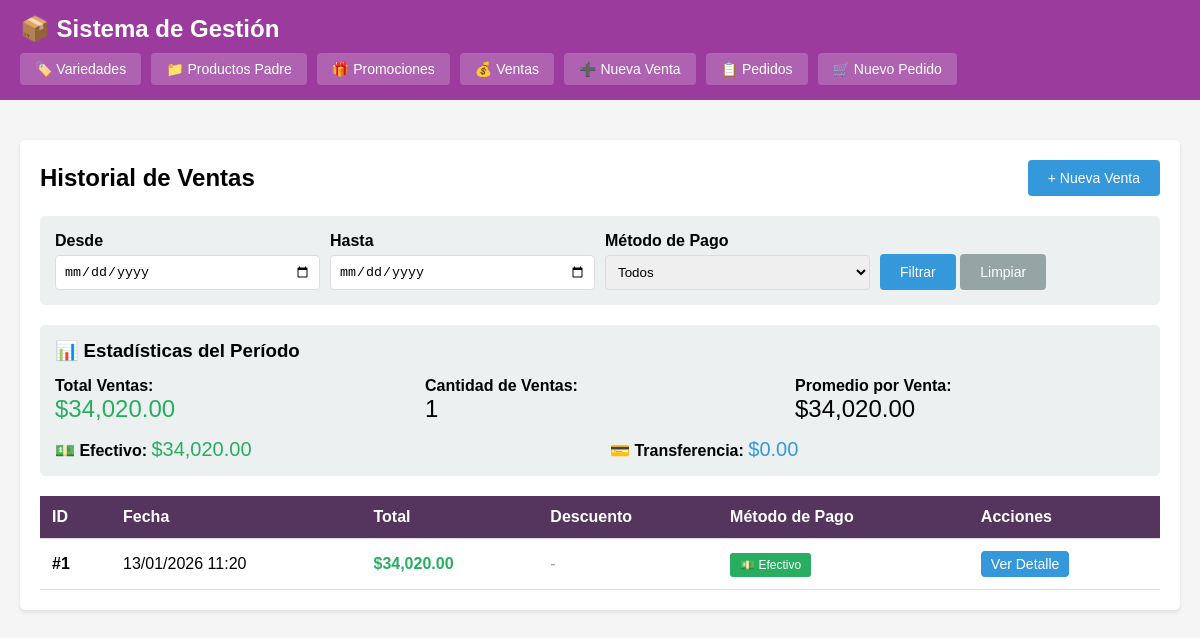
Page /index.php?c=venta&a=index on the earlier database version.
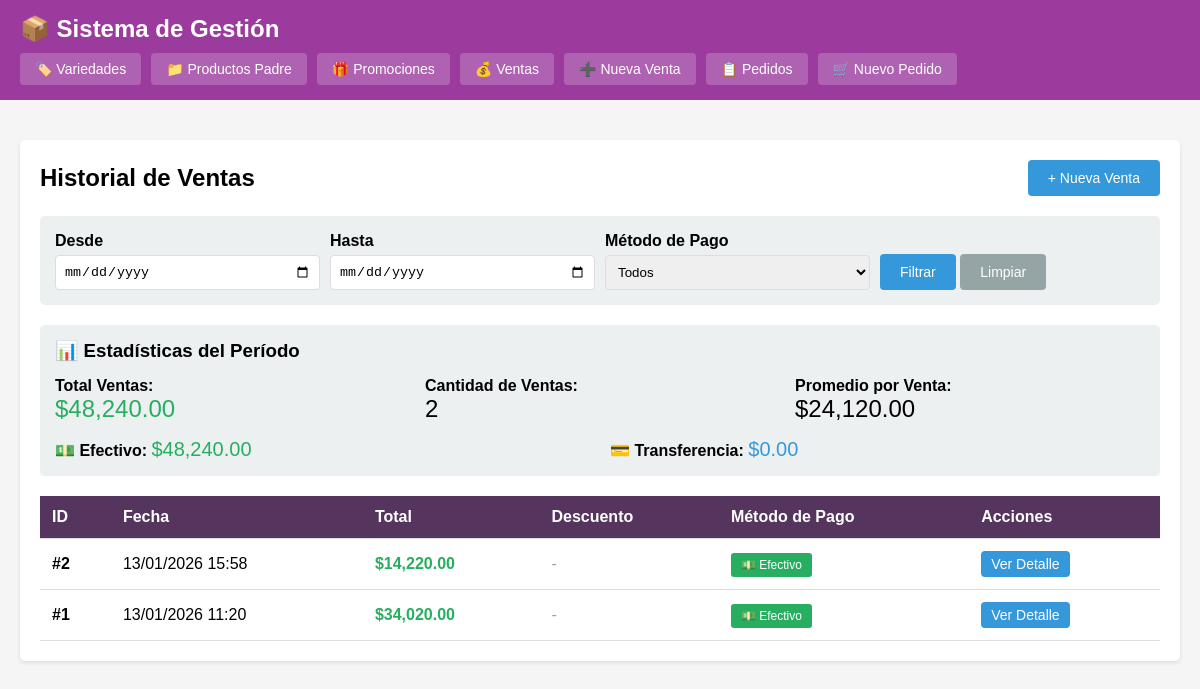
Same page on the later database version.
### tables this page shows
CREATE TABLE ventas (
            id INTEGER PRIMARY KEY AUTOINCREMENT,
            total DECIMAL(10,2) NOT NULL,
            metodo_pago VARCHAR(20) NOT NULL,
            descuento_aplicado DECIMAL(10,2) DEFAULT 0,
            fecha DATETIME DEFAULT CURRENT_TIMESTAMP
        );

### controllers/VentaController.php (called while the page is built, shortened)
<?php
class VentaController {
    private $ventaModel;
    public function __construct() {
        $this->ventaModel = new Venta();
    }
    public function index() {
        $filtros = [];
        $ventas = $this->ventaModel->getAll($filtros);
        $total_ventas = $this->ventaModel->getTotalVentas($filtros);
        $estadisticas = $this->ventaModel->getEstadisticas(
            $filtros['fecha_desde'] ?? null,
            $filtros['fecha_hasta'] ?? null
        );
        $this->render('ventas/index', [
            'ventas' => $ventas,
            'total_ventas' => $total_ventas,
            'estadisticas' => $estadisticas,
            'filtros' => $filtros
        ]);
    }
    private function render($view, $data = []) {
        extract($data);
        require BASE_PATH . '/views/' . $view . '.php';
        $content = ob_get_clean();
        require BASE_PATH . '/views/layout.php';
    }
}
?>

### config/database.php (called while the page is built, shortened)
<?php
class Database {
    private static $instance = null;
    private $conn;
    private function __construct() {
        try {
            $this->conn = new PDO('sqlite:' . DB_PATH);
            $this->conn->setAttribute(PDO::ATTR_ERRMODE, PDO::ERRMODE_EXCEPTION);
            $this->conn->setAttribute(PDO::ATTR_DEFAULT_FETCH_MODE, PDO::FETCH_ASSOC);
        } catch(PDOException $e) {
            die("Error de conexión: " . $e->getMessage());
        }
    }
    public static function getInstance() {
        if (self::$instance === null) {
            self::$instance = new self();
        }
        return self::$instance;
    }
    public function getConnection() {
        return $this->conn;
    }
}
?>

### models/Venta.php (called while the page is built, shortened)
<?php
class Venta {
    private $db;
    public function __construct() {
        $this->db = Database::getInstance()->getConnection();
    }
    public function getAll($filtros = []) {
        $sql = "SELECT * FROM ventas WHERE 1=1";
        $params = [];
        $sql .= " ORDER BY fecha DESC";
        $stmt = $this->db->prepare($sql);
        $stmt->execute($params);
        return $stmt->fetchAll();
    }
    public function getEstadisticas($fecha_desde = null, $fecha_hasta = null) {
        $sql = "SELECT
                COUNT(*) as total_ventas,
                SUM(total) as total_vendido,
                AVG(total) as promedio_venta,
                SUM(CASE WHEN metodo_pago = 'efectivo' THEN total ELSE 0 END) as total_efectivo,
                SUM(CASE WHEN metodo_pago = 'transferencia' THEN total ELSE 0 END) as total_transferencia
                FROM ventas WHERE 1=1";
        $params = [];
        $stmt = $this->db->prepare($sql);
        $stmt->execute($params);
        return $stmt->fetch();
    }
}
?>

### views/ventas/index.php (the view, shortened to what this page needs)
<div style="display: flex; justify-content: space-between; align-items: center; margin-bottom: 20px;">
    <h2>Historial de Ventas</h2>
    <a href="index.php?c=venta&a=nueva" class="btn btn-primary">+ Nueva Venta</a>
</div>
<div class="filtros">
    <form method="GET" action="index.php">
        <div class="form-group">
            <label for="fecha_desde">Desde</label>
            <input type="date" id="fecha_desde" name="fecha_desde" value="<?= $filtros['fecha_desde'] ?? '' ?>">
        </div>
        <div class="form-group">
            <label for="fecha_hasta">Hasta</label>
            <input type="date" id="fecha_hasta" name="fecha_hasta" value="<?= $filtros['fecha_hasta'] ?? '' ?>">
        </div>
        <div class="form-group">
            <label for="metodo_pago">Método de Pago</label>
            <select id="metodo_pago" name="metodo_pago">
                <option value="">Todos</option>
            </select>
        </div>
        <div class="form-group">
            <label>&nbsp;</label>
            <button type="submit" class="btn btn-primary">Filtrar</button>
            <a href="index.php?c=venta&a=index" class="btn btn-secondary">Limpiar</a>
        </div>
    </form>
</div>
<?php if (!empty($estadisticas)): ?>
<div class="card" style="margin-bottom: 20px;">
    <h3 style="margin-bottom: 15px;">📊 Estadísticas del Período</h3>
    <div class="grid-3">
        <div>
            <strong>Total Ventas:</strong><br>
            <span style="font-size: 24px; color: #27ae60;">$<?= number_format($estadisticas['total_vendido'] ?? 0, 2) ?></span>
        </div>
        <div>
            <strong>Cantidad de Ventas:</strong><br>
            <span style="font-size: 24px;"><?= $estadisticas['total_ventas'] ?? 0 ?></span>
        </div>
        <div>
            <strong>Promedio por Venta:</strong><br>
            <span style="font-size: 24px;">$<?= number_format($estadisticas['promedio_venta'] ?? 0, 2) ?></span>
        </div>
    </div>
    <div class="grid-2" style="margin-top: 15px;">
        <div>
            <strong>💵 Efectivo:</strong>
            <span style="font-size: 20px; color: #27ae60;">$<?= number_format($estadisticas['total_efectivo'] ?? 0, 2) ?></span>
        </div>
        <div>
            <strong>💳 Transferencia:</strong>
            <span style="font-size: 20px; color: #3498db;">$<?= number_format($estadisticas['total_transferencia'] ?? 0, 2) ?></span>
        </div>
    </div>
</div>
<?php endif; ?>
<?php if (empty($ventas)): ?>
    <p>No hay ventas registradas con los filtros aplicados.</p>
<?php else: ?>
    <table>
        <thead>
            <tr>
                <th>ID</th>
                <th>Fecha</th>
                <th>Total</th>
                <th>Descuento</th>
                <th>Método de Pago</th>
                <th>Acciones</th>
            </tr>
        </thead>
        <tbody>
            <?php foreach ($ventas as $venta): ?>
                <tr>
                    <td><strong>#<?= $venta['id'] ?></strong></td>
                    <td><?= date('d/m/Y H:i', strtotime($venta['fecha'])) ?></td>
                    <td><strong style="color: #27ae60;">$<?= number_format($venta['total'], 2) ?></strong></td>
                    <td>
                        <?php if ($venta['descuento_aplicado'] > 0): ?>
                            <span style="color: #e74c3c;">-$<?= number_format($venta['descuento_aplicado'], 2) ?></span>
                        <?php else: ?>
                            <span style="color: #95a5a6;">-</span>
                        <?php endif; ?>
                    </td>
                    <td>
                        <?php if ($venta['metodo_pago'] == 'efectivo'): ?>
                            <span class="badge" style="background: #27ae60;">💵 Efectivo</span>
                        <?php else: ?>
                            <span class="badge" style="background: #3498db;">💳 Transferencia</span>
                        <?php endif; ?>
                    </td>
                    <td>
                        <a href="index.php?c=venta&a=detalle&id=<?= $venta['id'] ?>" class="btn btn-primary" style="padding: 5px 10px;">Ver Detalle</a>
                    </td>
                </tr>
            <?php endforeach; ?>
        </tbody>
    </table>
<?php endif; ?>

### index.php (shortened to what this page needs)
<?php
spl_autoload_register(function ($class) {
    $paths = [
        BASE_PATH . '/models/' . $class . '.php',
        BASE_PATH . '/controllers/' . $class . '.php'
    ];
    foreach ($paths as $path) {
        if (file_exists($path)) {
            return;
        }
    }
});
require_once BASE_PATH . '/config/database.php';
$controller = $_GET['c'] ?? 'variedad';
$action = $_GET['a'] ?? 'index';
$id = $_GET['id'] ?? null;
$controllerName = ucfirst($controller) . 'Controller';
if (class_exists($controllerName)) {
    $controllerInstance = new $controllerName();
    if (method_exists($controllerInstance, $action)) {
        $controllerInstance->$action($id);
    } else {
        header("HTTP/1.0 404 Not Found");
        echo "Acción no encontrada";
    }
} else {
    header("HTTP/1.0 404 Not Found");
    echo "Controlador no encontrado";
}
?>

### views/layout.php (shortened to what this page needs)
<!DOCTYPE html>
<html lang="es">
<head>
</head>
<body>
    <div class="header">
        <div class="container">
            <h1>📦 Sistema de Gestión</h1>
            <div class="nav">
                <a href="index.php?c=variedad&a=index">🏷️ Variedades</a>
                <a href="index.php?c=productoPadre&a=index">📁 Productos Padre</a>
                <a href="index.php?c=promocion&a=index">🎁 Promociones</a>
                <a href="index.php?c=venta&a=index">💰 Ventas</a>
                <a href="index.php?c=venta&a=nueva">➕ Nueva Venta</a>
                <a href="index.php?c=pedido&a=index">📋 Pedidos</a>
                <a href="index.php?c=pedido&a=nuevo">🛒 Nuevo Pedido</a>
            </div>
        </div>
    </div>
    <div class="container">
        <div class="content">
            <?= $content ?>
        </div>
    </div>
</body>
</html>

### views/layout.php (style rules this page uses)
* { margin: 0; padding: 0; box-sizing: border-box; }
body { font-family: Arial, sans-serif; background: #f5f5f5; }
.header { background: #9c3b9e; color: white; padding: 15px 0; margin-bottom: 20px; }
.header .container { max-width: 1200px; margin: 0 auto; padding: 0 20px; }
.header h1 { font-size: 24px; margin-bottom: 10px; }
.nav { display: flex; gap: 10px; flex-wrap: wrap; }
.nav a { color: white; text-decoration: none; padding: 8px 15px; background: rgba(255,255,255,0.2); border-radius: 4px; font-size: 14px; }
.container { max-width: 1200px; margin: 0 auto; padding: 20px; }
.content { background: white; padding: 20px; border-radius: 5px; box-shadow: 0 2px 4px rgba(0,0,0,0.1); }
.btn { display: inline-block; padding: 10px 20px; text-decoration: none; border-radius: 4px; cursor: pointer; border: none; font-size: 14px; }
.btn-primary { background: #3498db; color: white; }
.btn-secondary { background: #95a5a6; color: white; }
table { width: 100%; border-collapse: collapse; margin-top: 20px; }
table th, table td { padding: 12px; text-align: left; border-bottom: 1px solid #ddd; }
table th { background: #55345e; color: white; }
.form-group { margin-bottom: 15px; }
.form-group label { display: block; margin-bottom: 5px; font-weight: bold; }
.form-group input, .form-group textarea, .form-group select { width: 100%; padding: 8px; border: 1px solid #ddd; border-radius: 4px; }
.badge { padding: 5px 10px; border-radius: 3px; font-size: 12px; color: white; }
.grid-2 { display: grid; grid-template-columns: 1fr 1fr; gap: 20px; }
.grid-3 { display: grid; grid-template-columns: 1fr 1fr 1fr; gap: 20px; }
.card { background: #ecf0f1; padding: 15px; border-radius: 5px; margin-bottom: 15px; }
.filtros { background: #ecf0f1; padding: 15px; border-radius: 5px; margin-bottom: 20px; }
.filtros form { display: flex; gap: 10px; flex-wrap: wrap; align-items: flex-end; }
.filtros .form-group { margin-bottom: 0; flex: 1; min-width: 150px; }

Differences in the rows shown:
added ventas: id "2", fecha "13/01/2026 15:58", total "14,220.00", metodo_pago "💵 Efectivo"
Other differences:
$estadisticas['total_vendido']: "34,020.00" → "48,240.00"
$estadisticas['total_ventas']: "1" → "2"
$estadisticas['promedio_venta']: "34,020.00" → "24,120.00"
$estadisticas['total_efectivo']: "34,020.00" → "48,240.00"
